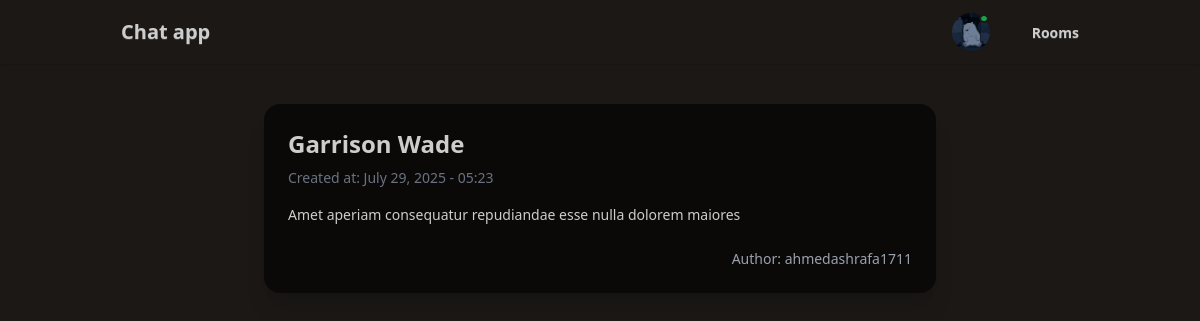
/room/8 (signed in), run on the app's committed database.
### chat/models.py (models this page shows, shortened)
class UserProfile(AbstractUser):
    email = models.EmailField(unique=True , blank=False , null=False)
    profile = models.ImageField(upload_to=uuid_upload_to , default = 'defaults/default-img.png' , validators=[FileExtensionValidator(allowed_extensions=['jpg', 'jpeg', 'png', 'gif'])])
    is_online = models.BooleanField(default=False)

class Room(models.Model):
    room_name = models.CharField(max_length=100)
    room_description = models.CharField(max_length=300)
    room_author = models.ForeignKey(UserProfile , on_delete=models.CASCADE , related_name="rooms")
    created_at = models.DateTimeField(auto_now_add=True)
    class Meta:
        unique_together = ['room_name' , 'room_author']
        ordering = ['-created_at']

### chat/views/rooms.py (the view)
# urls.py: path('room/<int:room_id>' , rooms.RoomDetailView.as_view() , name="room-detail"),
class RoomDetailView(LoginRequiredMixin , DetailView):
    model = Room
    template_name = "rooms/room.html"
    pk_url_kwarg = "room_id"

### chat/custom_contexts.py (called while the page is built)
def globals(request):
    return {
        "app_name" : "ChatApp"
    }

### chat/templates/rooms/room.html (shortened to what this page needs)
{% extends "../base.html" %}
{% block content %}
    <div class="max-w-2xl mx-auto mt-10">
        <div class="card bg-base-200 shadow-xl">
            <div class="card-body">
                <h2 class="card-title text-2xl font-bold">{{ object.room_name }}</h2>
                <p class="text-sm text-gray-500 mb-2">Created at: {{ object.created_at|date:"F j, Y - H:i" }}</p>
                <p class="mb-4">{{ object.room_description }}</p>
                <div class="text-sm text-right text-gray-400">
                    Author: {{ object.room_author.username }}
                </div>
            </div>
        </div>
    </div>
{% endblock %}

### chat/templates/partials/navbar.html (shortened to what this page needs)
<div class="navbar bg-base-100 shadow-sm">
    <div class="container mx-auto flex justify-between items-center px-4">
        <a class="btn btn-ghost text-xl normal-case" href="{% url 'index' %}">Chat app</a>
        <div class="flex items-center gap-6">
            <div class="dropdown dropdown-end">
                {% if request.user.is_authenticated %}
                    <label tabindex="0" class="btn btn-ghost btn-circle avatar {% if request.user.is_online == True %}avatar-online{% else %}avatar-offline{% endif %}">
                        <div class="w-10 rounded-full">
                        <img src="{{ request.user.profile.url }}" alt="Profile" />
                        </div>
                    </label>
                {% endif %}
            </div>
            {% if request.user.is_authenticated %}
                <div class="dropdown dropdown-end">
                    <label tabindex="0" class="btn btn-ghost">
                        Rooms
                    </label>
                </div>
            {% endif %}
        </div>
    </div>
</div>

### data on the page
UserProfile: user.profile (picture)
Room: room_name "Garrison Wade", created_at "July 29, 2025 - 05:23", room_description "Amet aperiam consequatur repudiandae esse nulla dolorem maiores", room_author.username "ahmedashrafa1711"
